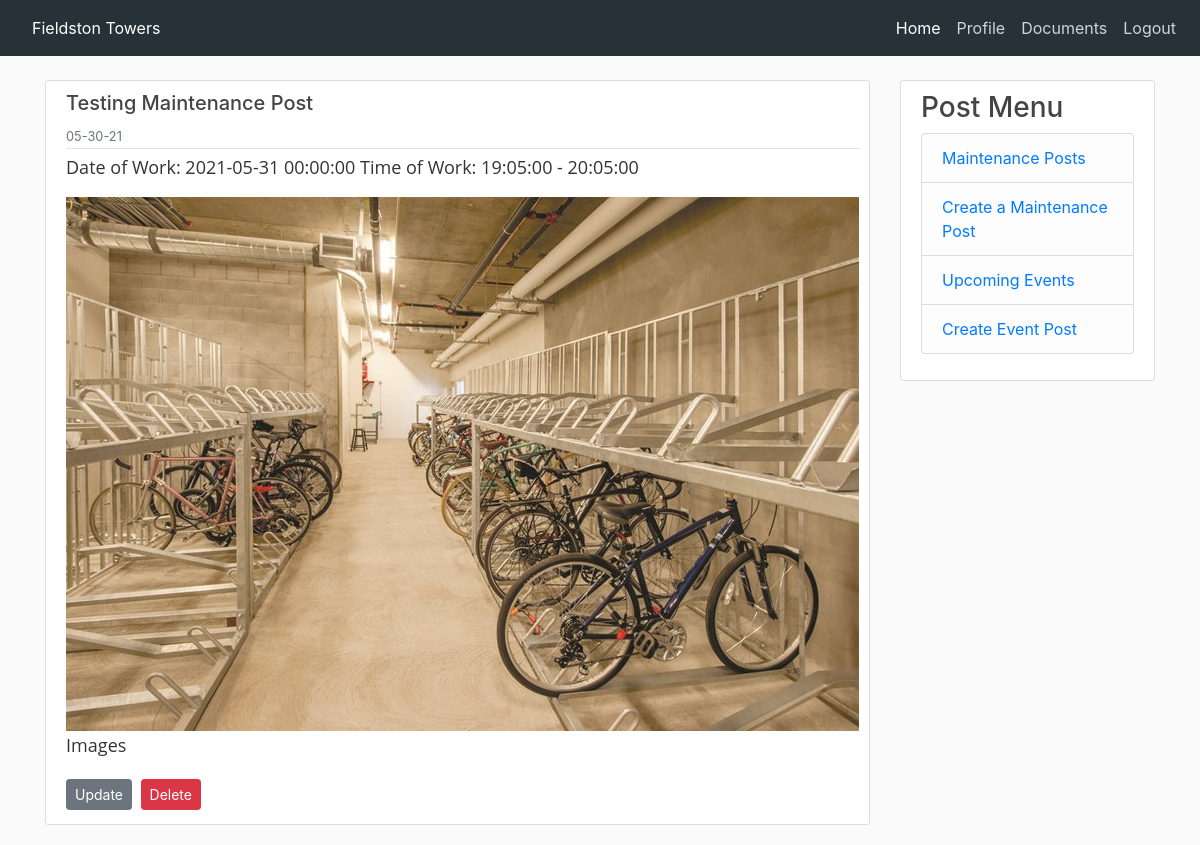
Before: /maintenance (signed in) with the older database file.
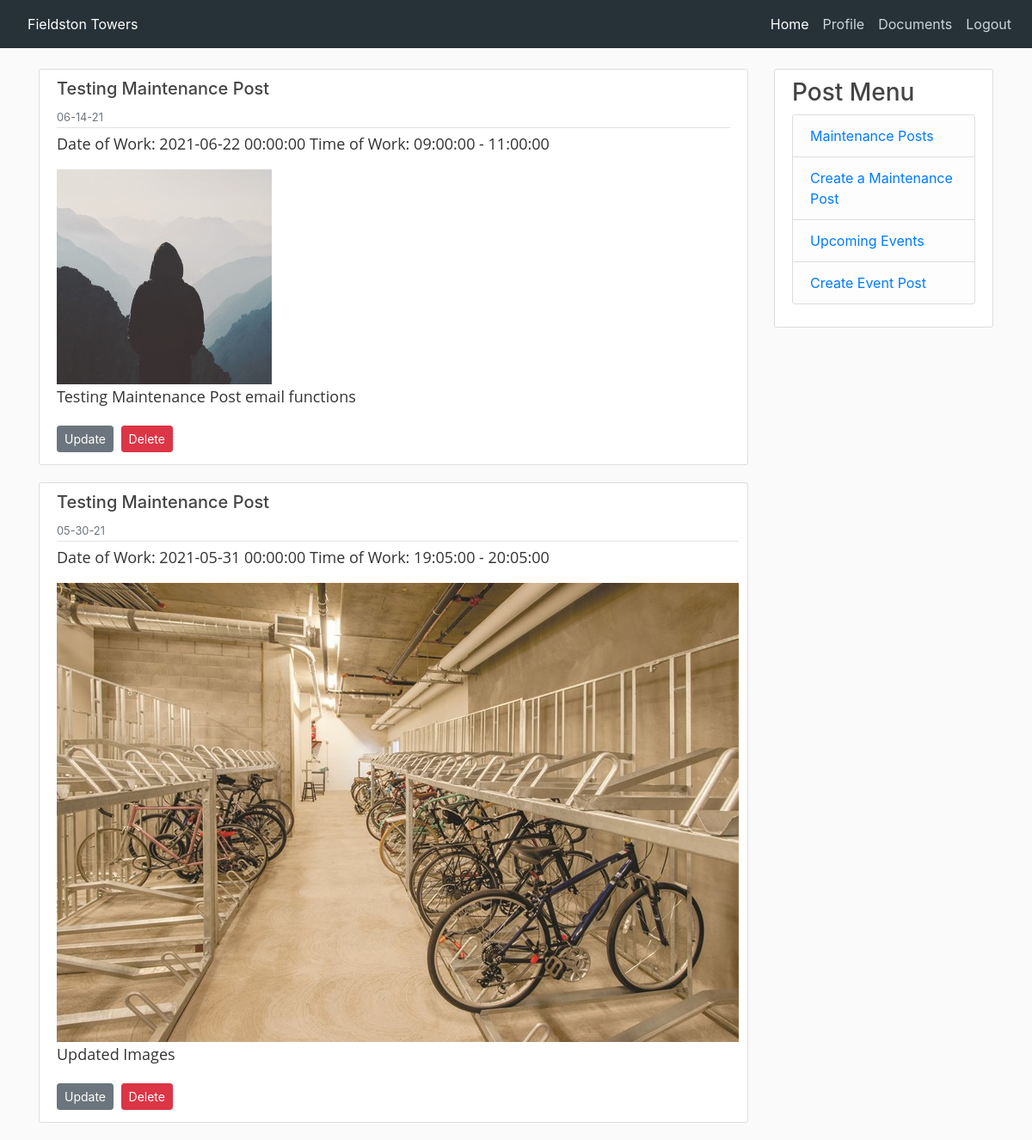
After: the same page with the newer database file.
### app/models.py (models this page shows)
class Maintenance(db.Model):
    id = db.Column(db.Integer, primary_key=True)
    maintenance_img = db.Column(db.String(20), nullable=False, default='default.jpg')
    title = db.Column(db.String(120))
    body = db.Column(db.String)
    start = db.Column(db.Time)
    end = db.Column(db.Time)
    date = db.Column(db.DateTime)
    timestamp = db.Column(db.DateTime, default=datetime.utcnow())
    user_id = db.Column(db.Integer, db.ForeignKey('user.id'))

### app/routes.py (the view)
@app.route('/maintenance', methods=['GET', 'POST'])
@login_required
def maintenance():
    maintenance_post = Maintenance.query.order_by(Maintenance.date.desc())
    return render_template('maintenance.html', maintenance_post=maintenance_post)

### app/models.py (called while the page is built)
@login.user_loader
def load_user(id):
    return User.query.get(int(id))

### app/templates/maintenance.html (shortened to what this page needs)
{% extends "base_login.html" %}
{% block content %}
{% for post in maintenance_post %}
    <article class="media content-section">
        <div class="media-body">
            <div class="article-metadata">
                <h5 class="">{{ post.title}}</h5>
                <small class="text-muted">{{ post.timestamp.strftime('%m-%d-%y') }}</small>
            </div>
            <p class="article-content">Date of Work: {{ post.date }}  Time of Work: {{post.start}} - {{post.end}}</p>
            {% if post.maintenance_img != None %}
                <img  src="{{ url_for('static', filename='maintenance_pic/' + post.maintenance_img) }}">
            {% endif %}
            <p class="article-content">{{ post.body }}</p>
            {% if post.author == current_user %}
            <div>
                <a class="btn btn-secondary btn-sm mt-1 mb-1" href="{{ url_for('maintenance_update', post_id=post.id) }}">Update</a>
                <button type="button" class="btn btn-danger btn-sm m-1" data-toggle="modal" data-target="#deleteModalMaintenance">
                    Delete
                </button>
            </div>
            {% endif %}
        </div>
    </article>
    {% endfor %}
{% endblock %}

Changed rows visible on the page:
added Maintenance: title "Testing Maintenance Post", timestamp "06-14-21", date "2021-06-22 00:00:00", start "09:00:00", end "11:00:00", maintenance_img (placeholder picture), body "Testing Maintenance Post email functions"
changed Maintenance: body "Images" → "Updated Images"
